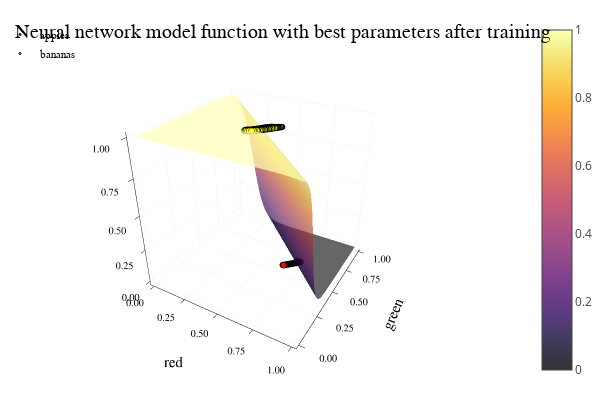

Write notebook code for a chart like this one.
### Code cell
scatter(first.(x_apples), last.(x_apples), zeros(length(x_apples)), label="apples", c=:red, leg=:topleft, aspect_ratio=1, ms=1)
scatter!(first.(x_bananas), last.(x_bananas), ones(length(x_bananas)), label="bananas", c=:yellow, ms=1)

surface!(0:0.01:1, 0:0.01:1, (x,y)->model([x,y]).data[1], alpha=0.8)

xlabel!("red")
ylabel!("green")
title!("Neural network model function with best parameters after training")

### Figure 1 — Plotly figure (JSON) as saved in the notebook; plotly's stock layout.template omitted (floating-point values rounded to 4 significant figures; data arrays with more than 128 entries replaced by an {"elided": "..."} marker saying what was removed)
{"data": [{"colorbar": {"title": ""}, "legendgroup": "apples", "marker": {"color": "rgba(255, 0, 0, 1.000)", "line": {"color": "rgba(0, 0, 0, 1.000)", "width": 1}, "size": 2, "symbol": "circle"}, "mode": "markers", "name": "apples", "showlegend": true, "type": "scatter3d", "x": {"elided": "492 float values"}, "xaxis": "x1", "y": {"elided": "492 float values"}, "yaxis": "y1", "z": {"elided": "492 int values"}}, {"colorbar": {"title": ""}, "legendgroup": "bananas", "marker": {"color": "rgba(255, 255, 0, 1.000)", "line": {"color": "rgba(0, 0, 0, 1.000)", "width": 1}, "size": 2, "symbol": "circle"}, "mode": "markers", "name": "bananas", "showlegend": true, "type": "scatter3d", "x": {"elided": "490 float values"}, "xaxis": "x1", "y": {"elided": "490 float values"}, "yaxis": "y1", "z": {"elided": "490 int values"}}, {"colorbar": {"title": ""}, "colorscale": [[0, "rgba(0, 0, 4, 0.800)"], [0.03448, "rgba(4, 3, 20, 0.800)"], [0.06897, "rgba(13, 8, 41, 0.800)"], [0.1034, "rgba(24, 12, 60, 0.800)"], [0.1379, "rgba(38, 12, 81, 0.800)"], [0.1724, "rgba(54, 9, 97, 0.800)"], [0.2069, "rgba(69, 10, 105, 0.800)"], [0.2414, "rgba(84, 15, 109, 0.800)"], [0.2759, "rgba(97, 19, 110, 0.800)"], [0.3103, "rgba(111, 25, 110, 0.800)"], [0.3448, "rgba(125, 30, 109, 0.800)"], [0.3793, "rgba(140, 35, 105, 0.800)"], [0.4138, "rgba(154, 40, 101, 0.800)"], [0.4483, "rgba(166, 45, 96, 0.800)"], [0.4828, "rgba(180, 51, 89, 0.800)"], [0.5172, "rgba(193, 58, 80, 0.800)"], [0.5517, "rgba(206, 67, 71, 0.800)"], [0.5862, "rgba(216, 76, 62, 0.800)"], [0.6207, "rgba(226, 87, 52, 0.800)"], [0.6552, "rgba(235, 100, 41, 0.800)"], [0.6897, "rgba(241, 115, 29, 0.800)"], [0.7241, "rgba(247, 130, 18, 0.800)"], [0.7586, "rgba(250, 144, 8, 0.800)"], [0.7931, "rgba(252, 161, 8, 0.800)"], [0.8276, "rgba(252, 178, 22, 0.800)"], [0.8621, "rgba(250, 196, 42, 0.800)"], [0.8966, "rgba(246, 213, 67, 0.800)"], [0.931, "rgba(243, 229, 93, 0.800)"], [0.9655, "rgba(242, 244, 130, 0.800)"], [1, "rgba(252, 255, 164, 0.800)"]], "name": "y3", "opacity": 0.8, "showlegend": false, "showscale": true, "type": "surface", "x": [0, 0.01, 0.02, 0.03, 0.04, 0.05, 0.06, 0.07, 0.08, 0.09, 0.1, 0.11, 0.12, 0.13, 0.14, 0.15, 0.16, 0.17, 0.18, 0.19, 0.2, 0.21, 0.22, 0.23, 0.24, 0.25, 0.26, 0.27, 0.28, 0.29, 0.3, 0.31, 0.32, 0.33, 0.34, 0.35, 0.36, 0.37, 0.38, 0.39, 0.4, 0.41, 0.42, 0.43, 0.44, 0.45, 0.46, 0.47, 0.48, 0.49, 0.5, 0.51, 0.52, 0.53, 0.54, 0.55, 0.56, 0.57, 0.58, 0.59, 0.6, 0.61, 0.62, 0.63, 0.64, 0.65, 0.66, 0.67, 0.68, 0.69, 0.7, 0.71, 0.72, 0.73, 0.74, 0.75, 0.76, 0.77, 0.78, 0.79, 0.8, 0.81, 0.82, 0.83, 0.84, 0.85, 0.86, 0.87, 0.88, 0.89, 0.9, 0.91, 0.92, 0.93, 0.94, 0.95, 0.96, 0.97, 0.98, 0.99, 1], "xaxis": "x1", "y": [0, 0.01, 0.02, 0.03, 0.04, 0.05, 0.06, 0.07, 0.08, 0.09, 0.1, 0.11, 0.12, 0.13, 0.14, 0.15, 0.16, 0.17, 0.18, 0.19, 0.2, 0.21, 0.22, 0.23, 0.24, 0.25, 0.26, 0.27, 0.28, 0.29, 0.3, 0.31, 0.32, 0.33, 0.34, 0.35, 0.36, 0.37, 0.38, 0.39, 0.4, 0.41, 0.42, 0.43, 0.44, 0.45, 0.46, 0.47, 0.48, 0.49, 0.5, 0.51, 0.52, 0.53, 0.54, 0.55, 0.56, 0.57, 0.58, 0.59, 0.6, 0.61, 0.62, 0.63, 0.64, 0.65, 0.66, 0.67, 0.68, 0.69, 0.7, 0.71, 0.72, 0.73, 0.74, 0.75, 0.76, 0.77, 0.78, 0.79, 0.8, 0.81, 0.82, 0.83, 0.84, 0.85, 0.86, 0.87, 0.88, 0.89, 0.9, 0.91, 0.92, 0.93, 0.94, 0.95, 0.96, 0.97, 0.98, 0.99, 1], "yaxis": "y1", "z": {"elided": "101x101 float values"}}], "layout": {"annotations": [{"font": {"color": "rgba(0, 0, 0, 1.000)", "family": "sans-serif", "size": 20}, "rotation": 0, "showarrow": false, "text": "Neural network model function with best parameters after training", "x": 0.5424, "xanchor": "center", "xref": "paper", "y": 1, "yanchor": "top", "yref": "paper"}], "height": 400, "legend": {"bgcolor": "rgba(255, 255, 255, 1.000)", "bordercolor": "rgba(0, 0, 0, 1.000)", "font": {"color": "rgba(0, 0, 0, 1.000)", "family": "sans-serif", "size": 11}, "tracegroupgap": 0, "x": 0, "y": 1}, "margin": {"b": 20, "l": 0, "r": 0, "t": 20}, "paper_bgcolor": "rgba(255, 255, 255, 1.000)", "plot_bgcolor": "rgba(255, 255, 255, 1.000)", "scene": {"camera": {"eye": {"x": 1.126, "y": -1.95, "z": 1.3}}, "xaxis": {"anchor": "y1", "domain": [0.2538, 0.8309], "gridcolor": "rgba(0, 0, 0, 0.100)", "gridwidth": 0.5, "linecolor": "rgba(0, 0, 0, 1.000)", "mirror": false, "range": [-0.03, 1.03], "showgrid": true, "showline": true, "showticklabels": true, "tickangle": 0, "tickcolor": "rgb(0, 0, 0)", "tickfont": {"color": "rgba(0, 0, 0, 1.000)", "family": "sans-serif", "size": 11}, "tickmode": "array", "ticks": "inside", "ticktext": ["0.00", "0.25", "0.50", "0.75", "1.00"], "tickvals": [0, 0.25, 0.5, 0.75, 1], "title": "red", "titlefont": {"color": "rgba(0, 0, 0, 1.000)", "family": "sans-serif", "size": 15}, "type": "-", "visible": true, "zeroline": false, "zerolinecolor": "rgba(0, 0, 0, 1.000)"}, "yaxis": {"anchor": "x1", "domain": [0.07581, 0.9415], "gridcolor": "rgba(0, 0, 0, 0.100)", "gridwidth": 0.5, "linecolor": "rgba(0, 0, 0, 1.000)", "mirror": false, "range": [-0.03, 1.03], "showgrid": true, "showline": true, "showticklabels": true, "tickangle": 0, "tickcolor": "rgb(0, 0, 0)", "tickfont": {"color": "rgba(0, 0, 0, 1.000)", "family": "sans-serif", "size": 11}, "tickmode": "array", "ticks": "inside", "ticktext": ["0.00", "0.25", "0.50", "0.75", "1.00"], "tickvals": [0, 0.25, 0.5, 0.75, 1], "title": "green", "titlefont": {"color": "rgba(0, 0, 0, 1.000)", "family": "sans-serif", "size": 15}, "type": "-", "visible": true, "zeroline": false, "zerolinecolor": "rgba(0, 0, 0, 1.000)"}, "zaxis": {"gridcolor": "rgba(0, 0, 0, 0.100)", "gridwidth": 0.5, "linecolor": "rgba(0, 0, 0, 1.000)", "mirror": false, "range": [-0.03, 1.03], "showgrid": true, "showline": true, "showticklabels": true, "tickangle": 0, "tickcolor": "rgb(0, 0, 0)", "tickfont": {"color": "rgba(0, 0, 0, 1.000)", "family": "sans-serif", "size": 11}, "tickmode": "array", "ticks": "inside", "ticktext": ["0.00", "0.25", "0.50", "0.75", "1.00"], "tickvals": [0, 0.25, 0.5, 0.75, 1], "title": "", "titlefont": {"color": "rgba(0, 0, 0, 1.000)", "family": "sans-serif", "size": 15}, "type": "-", "visible": true, "zeroline": false, "zerolinecolor": "rgba(0, 0, 0, 1.000)"}}, "showlegend": true, "width": 600}}
